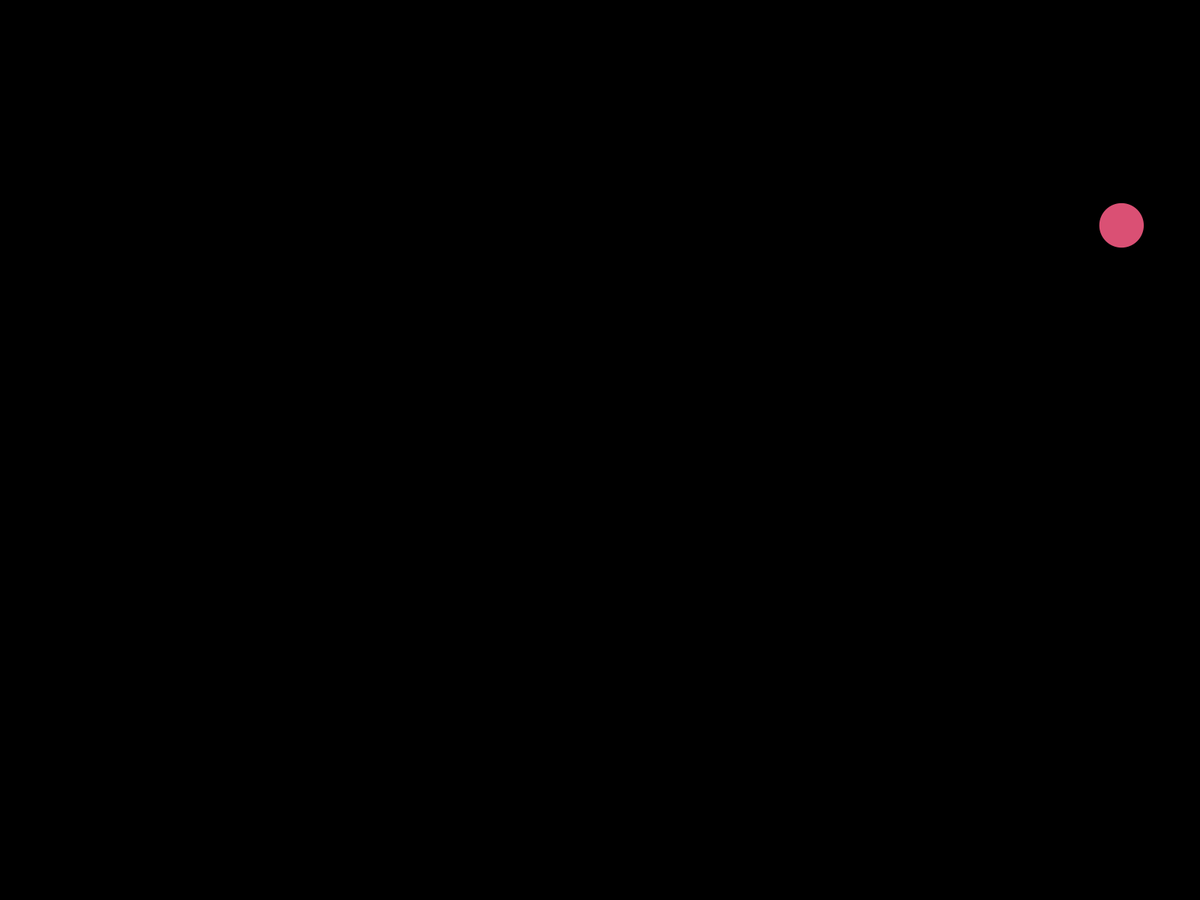
Frame 1 (no input)
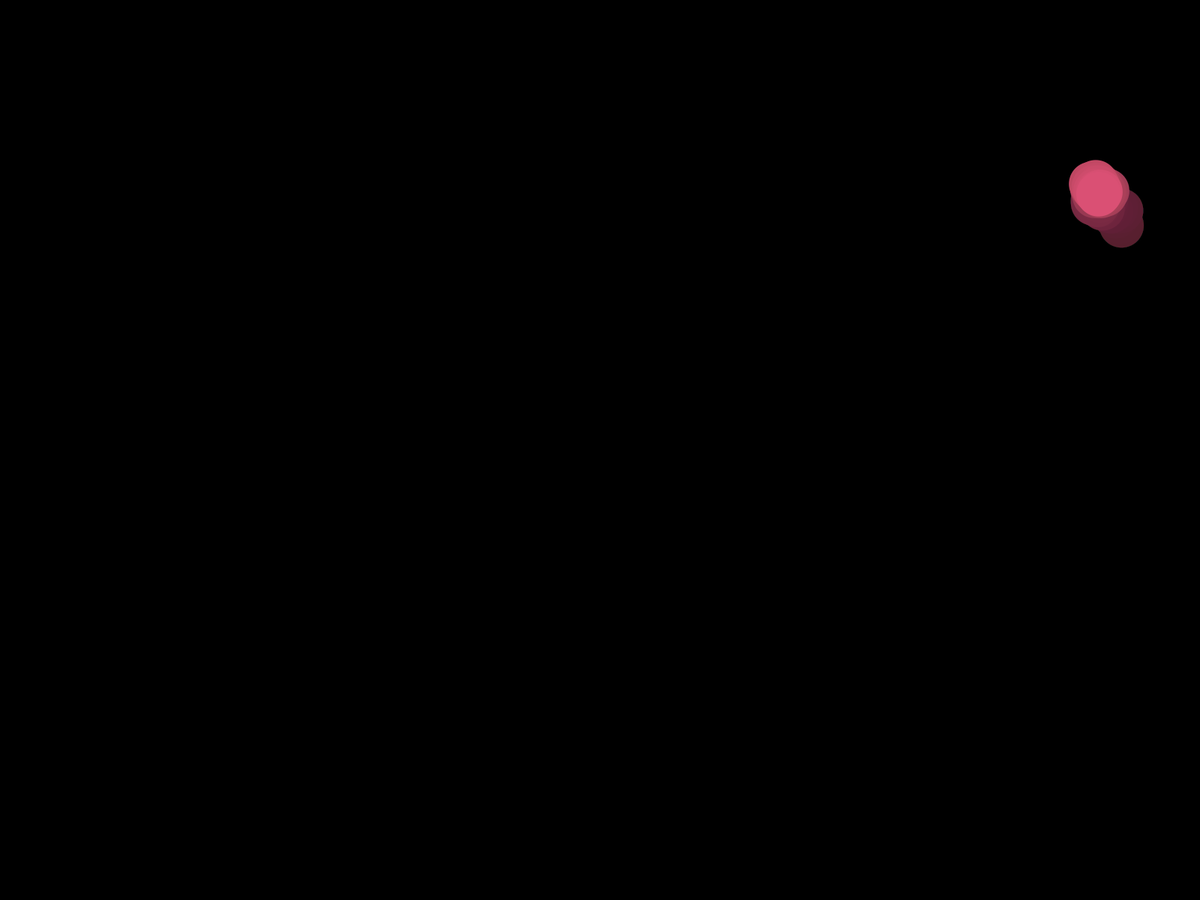
Frame 60 (the mouse pressed at the canvas centre just before this capture)
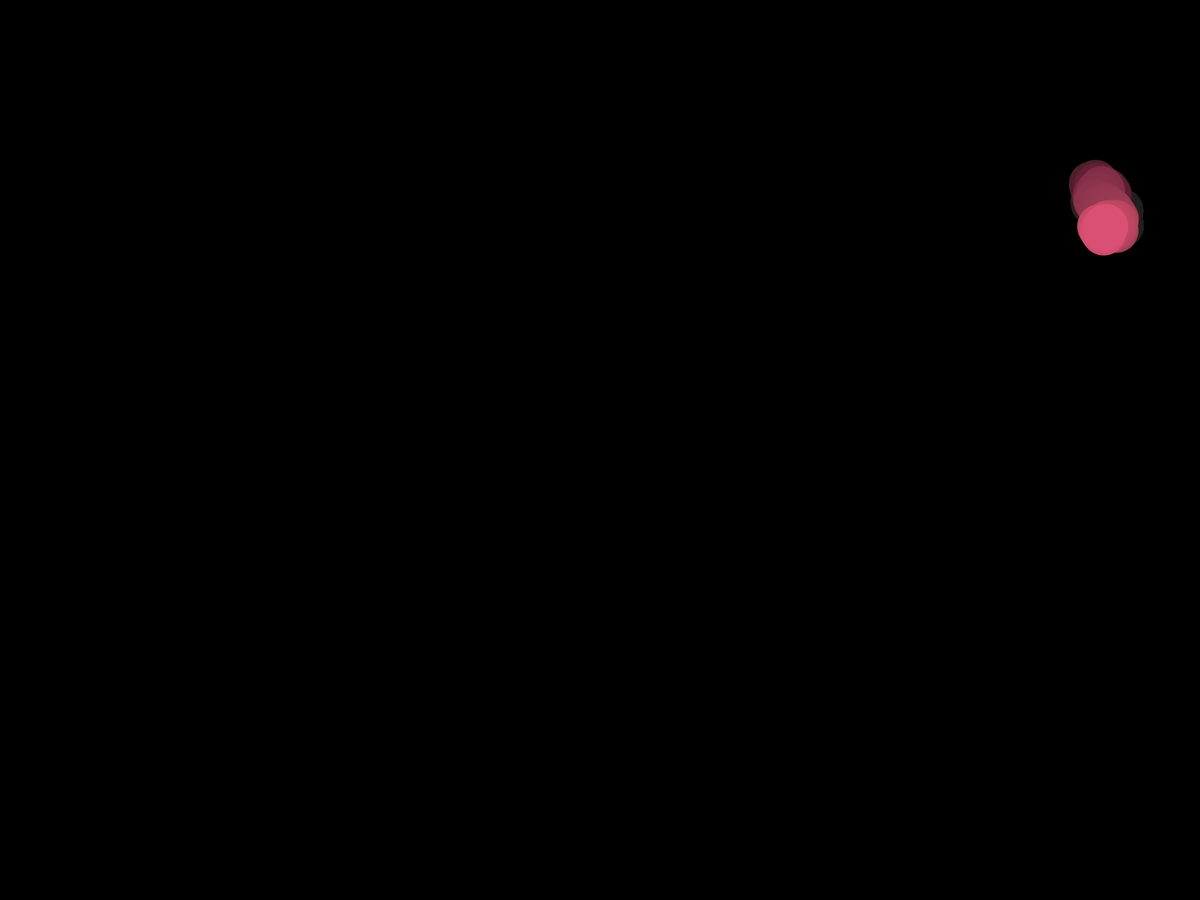
Frame 120 (the mouse held since frame 60 and released just before this capture)

The Processing sketch that drew these frames (run headless with seeded random() and noise(); from frame 60 on, the mouse is pressed at the canvas centre):

// Processing sketch: jitter_07_10_24
// ── jitter_07_10_24.pde
float circleX;
float circleY;
float circleSize;
float circleSpeed;
float r;
float g;
float b;
float lifeSpan;
float alive;

void jitter() {
  circleSpeed = random(1, 10);
  circleSize = random(10, 200);
  circleX = random(circleSize/2, width-(circleSize/2));
  circleY = random(circleSize/2, height-(circleSize/2));
  r = random(255);
  g = random(255);
  b = random(255);
  lifeSpan = random(100, 600);
  alive = 0;
}

void mouseClicked () {
  jitter();
}

void setup() {
  fullScreen();
  //size(1200,900);
  background(0);
  jitter();
}

void draw() {
  stroke(0, 0);
  fill(0, 4);
  rect(0, 0, width, height);

  stroke(0, 0);
  fill(r, g, b);
  ellipse(circleX, circleY, circleSize, circleSize);

  alive++;

  if (alive > lifeSpan) {
    jitter();
  }

  if (circleX > width-(circleSize/2)) {
    circleX = circleX - circleSpeed;
  } else if (circleX < 0+(circleSize/2)) {
    circleX = circleX + circleSpeed;
  } else if (circleY < 0+(circleSize/2)) {
    circleY = circleY + circleSpeed;
  } else if (circleY > height-(circleSize/2)) {
    circleY = circleY - circleSpeed;
  } else {
    circleX = circleX + random(-circleSpeed, circleSpeed);
    circleY = circleY + random(-circleSpeed, circleSpeed);
  }
  delay(100);
}
